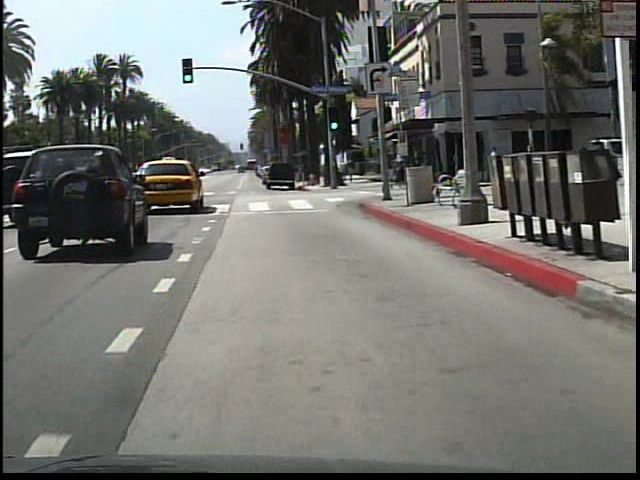
#> input picture test/caltech_learn_annoations/532.jpg, 640 x 480 px, given as the content of the folder isk1.8T/unicoe/ALFNet/output/valresults/resnet50/tmp_img_org, which was not available
$ python combine_A_and_B_precity.py   (Python 2 division)
#> lines starting #> are read from the running program, lines starting #| are printed output that depends on the picture; pictures that were not available may be replaced by others from this repository, and a replacement may not be noted
import os
import numpy as np
import cv2
import argparse
from matplotlib import  pyplot as plt

def mkdir(path):
    import os

    path = path.strip()
    path = path.rstrip("\\")

    isExists = os.path.exists(path)
    if not isExists:
        os.makedirs(path)
        print path + ' create successful.'
        return True
    else:

        print path + ' path already exists.'
        return False

parser = argparse.ArgumentParser('create image pairs')
parser.add_argument('--fold_A',
                    dest='fold_A',
                    help='input directory for image A',
                    type=str,
                    default='/home/user/Disk1.8T/unicoe/ALFNet/output/valresults/resnet50/tmp_img_org')
args = parser.parse_args()


ls_a = [

'/home/user/Disk1.8T/unicoe/ALFNet/output/valresults/resnet50/tmp_img_org',

]

ls_b = [

'/home/user/Disk1.8T/unicoe/ALFNet/output/valresults/resnet50/tmp_img',

]


for arg in vars(args):
    print('[%s] = ' % arg,  getattr(args, arg))

splits = os.listdir(args.fold_A)


for i_a in ls_a:
    for i_b in ls_b:
        img_fold_A = i_a
        img_fold_B = i_b
        img_list = os.listdir(img_fold_A)

        num_imgs = min(1000000, len(img_list))
        # [8 lines of commented-out code are left out]
        for n in range(num_imgs):
            name_A = img_list[n]
            path_A = os.path.join(img_fold_A, name_A)

            name_B = name_A
            path_B = os.path.join(img_fold_B, name_B)
            if os.path.isfile(path_A) and os.path.isfile(path_B):
                name_AB = name_A
                #mkdir(img_fold_AB)
                #path_AB = os.path.join(img_fold_AB, name_AB)

                im_A = cv2.imread(path_A)
#> im_A is the input picture: shape (480, 640, 3); mean B, G, R 109.4, 113.7, 113.2
                im_B = cv2.imread(path_B)

                im_AB = np.vstack([im_A, im_B])
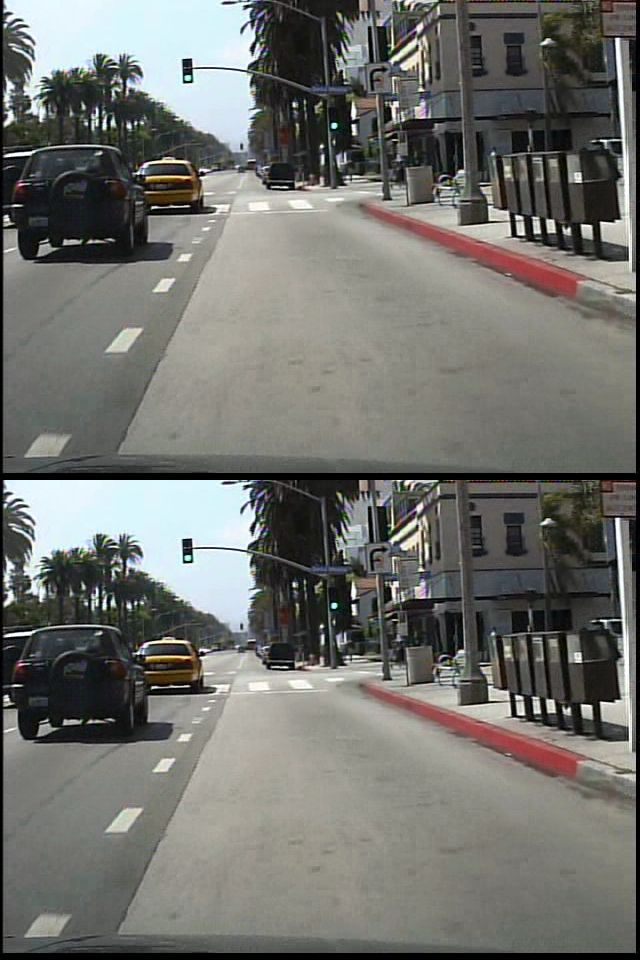
#> im_AB: shape (960, 640, 3); mean B, G, R 109.4, 113.7, 113.2

                show = True
                if show:
                    plt.imshow(im_A)
                    plt.imshow(im_B)
                    plt.imshow(im_AB)
                    plt.show()
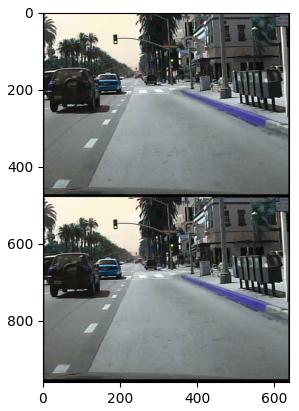
#> figure drawn by matplotlib, 1 panel; B, G, R data is drawn as R, G, B

                # save img
                #cv2.imwrite(path_AB, im_AB)

$ run again, on test/caltech_learn_annoations/set01-v000-1.jpg
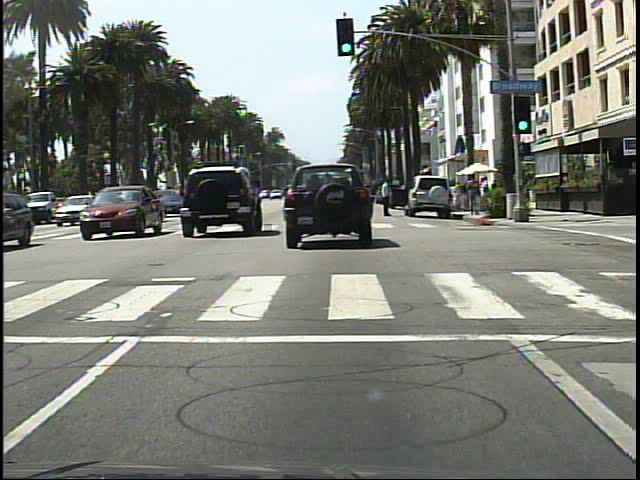
#> input picture test/caltech_learn_annoations/set01-v000-1.jpg, 640 x 480 px, given as the content of the folder isk1.8T/unicoe/ALFNet/output/valresults/resnet50/tmp_img_org, which was not available
#> im_A is the input picture: shape (480, 640, 3); mean B, G, R 117, 123.8, 121
#> `im_AB = np.vstack([im_A, im_B])`:
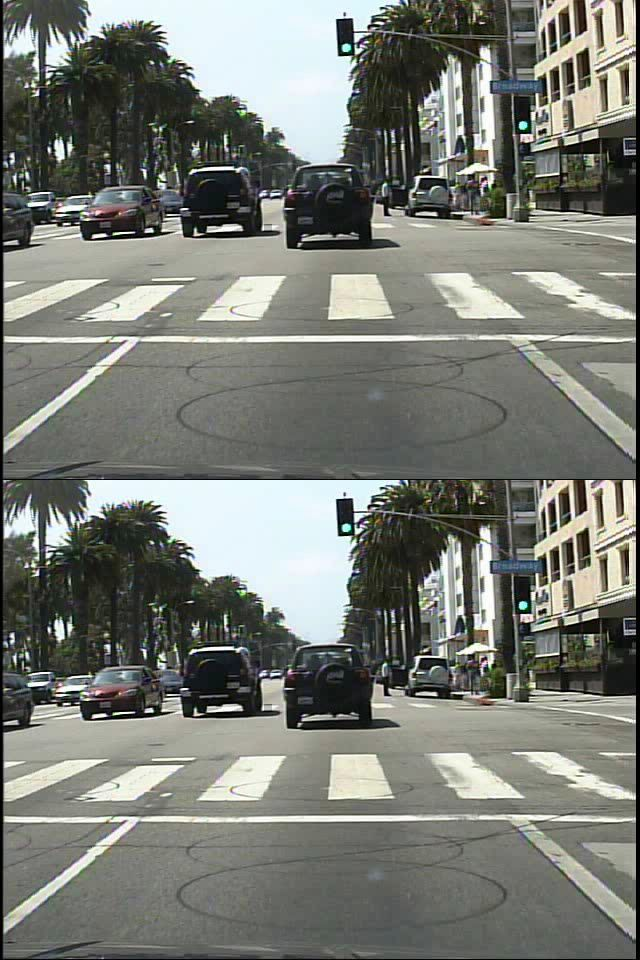
#> im_AB: shape (960, 640, 3); mean B, G, R 117, 123.8, 121
#> `plt.show()`:
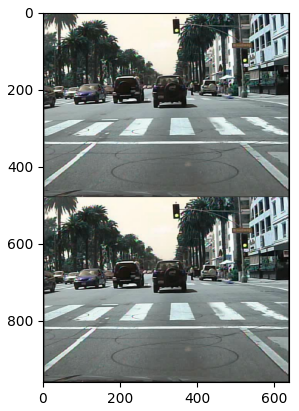
#> figure drawn by matplotlib, 1 panel; B, G, R data is drawn as R, G, B
